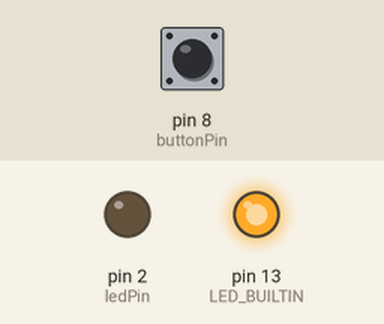
Recording of a sketch running on a simulated Arduino Uno, built with avr-gcc and run on an emulated ATmega328P. Parts: output pins drawn as LEDs (lit = HIGH). Dashed ring = blinking. Inputs (shaded band) come from the test bench; at power-on: pin 8 (buttonPin) HIGH.

Above: at 1.3 s.
1.4 s: pin 8 (buttonPin) pulled LOW for 1 s
At 3.5 s:
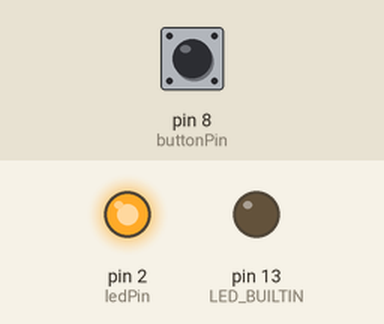
3.9 s: pin 8 (buttonPin) pulled LOW for 0.15 s
At 4.8 s:
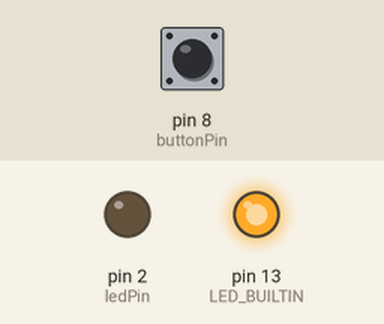
5.5 s: pin 8 (buttonPin) pulled LOW for 3.2 s
At 5.74 s:
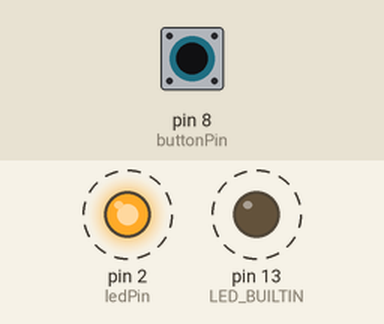
Timing chart, 0 to 10.0 s (numbered marks = the images above; inputs shaded):
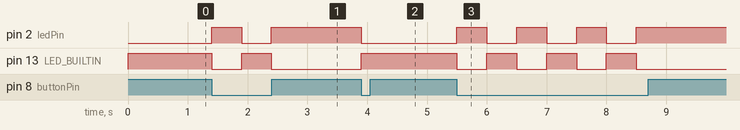

Measured:
- after the input at 1.4 s, pin 2 (ledPin): LOW → HIGH at once, → LOW 0.50 s later, → HIGH 0.50 s later; pin 13 (LED_BUILTIN): HIGH → LOW at once, → HIGH 0.50 s later, → LOW 0.50 s later
- after the input at 3.9 s, pin 2 (ledPin): HIGH → LOW at once; pin 13 (LED_BUILTIN): LOW → HIGH at once
- after the input at 5.5 s, pin 2 (ledPin): alternates HIGH for 0.50 s and LOW for 0.50 s, 7 changes in all, then stays HIGH, starting at once; pin 13 (LED_BUILTIN): alternates HIGH for 0.50 s and LOW for 0.50 s, 7 changes in all, then stays LOW, starting at once

The sketch:

AdventBoxBlink.ino
```cpp
#define BUTTON_DELAY 250
#define lmillis() ((long)millis())

const byte numLeds = 4;
const byte buttonPin = 8;
const byte ledPin = 2;

long lastButtonPress;

void toogleLEDs() {
  // Dieses "An" wird beim Einschalten in Setup ausgeschaltet
  // d.h. nach dem Start leuchtet die Interne LED und die externe ist aus
  static bool externalLedOn = true;
  externalLedOn = !externalLedOn;

  digitalWrite(ledPin,      externalLedOn ? HIGH : LOW );
  digitalWrite(LED_BUILTIN, externalLedOn ? LOW  : HIGH);
}

void setup() {
  pinMode(ledPin, OUTPUT);
  pinMode(LED_BUILTIN, OUTPUT);

  pinMode(buttonPin, INPUT_PULLUP);
  digitalWrite(buttonPin, HIGH);

  lastButtonPress = lmillis() + BUTTON_DELAY;
  toogleLEDs();
}


void loop() {
  if (lmillis() - lastButtonPress >= BUTTON_DELAY && digitalRead(buttonPin) == LOW) {
    lastButtonPress = lmillis() + BUTTON_DELAY;
    toogleLEDs();
  }
}
```
